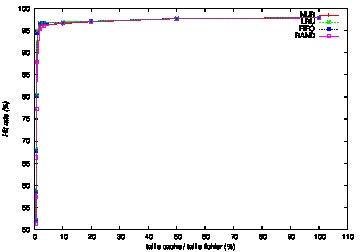

Reproduce this figure in gnuplot.
set style data linespoints
set xlabel "taille cache / taille fichier (%)"
set ylabel "Hit rate (%)" font "Helvetica-Oblique"
set label "Effet de la taille du cache (test )" font "Helvetica-Bold,18" at 400,70
set encoding utf8
set terminal postscript eps color
set output "t4-cache_size-zoom-inv.eps"
plot "t4-cache_size-zoom-inv" using 1:2 t "NUR", "t4-cache_size-zoom-inv" using 1:3 t "LRU", "t4-cache_size-zoom-inv" using 1:4 t "FIFO", "t4-cache_size-zoom-inv" using 1:5 t "RAND"
